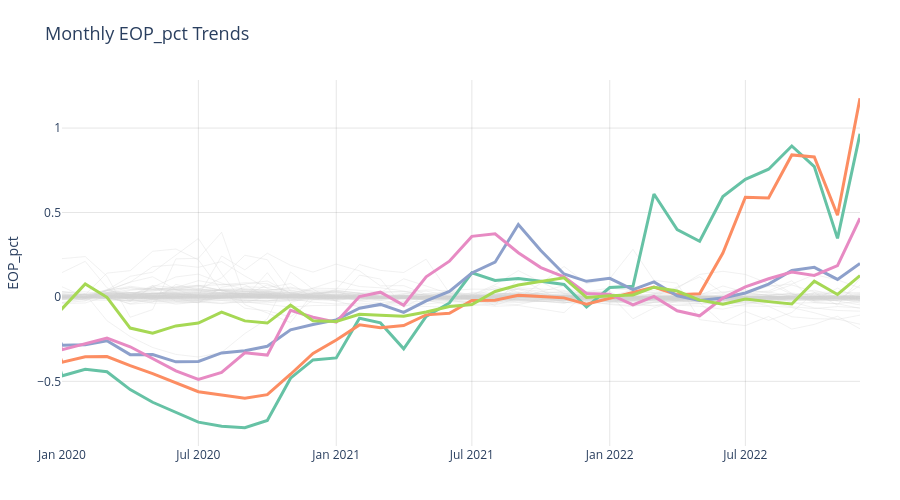

Notebook cell for this chart:
### Code cell
def tuple_to_rgb(color_tuple):
    # expects floats in 0-1
    r, g, b = color_tuple
    return f"rgb({int(r*255)}, {int(g*255)}, {int(b*255)})"

fig = go.Figure()

# 1️⃣ Background (grey lines)
for combo, subset in df_bg.groupby("combo"):
    fig.add_trace(
        go.Scatter(
            x=subset["month"],
            y=subset[eop_option],
            mode="lines",
            line=dict(color="lightgrey", width=0.8),
            opacity=0.4,
            name=combo,
            # hoverinfo="skip", 
            showlegend=False
        )
    )

# 2️⃣ Highlighted lines
for color, (i, j, k) in zip(highlight_colors, highlighted):
    combo = f"{i}-{j}-{k}"
    subset = df[df["combo"] == combo]
    if not subset.empty:
        color_str = tuple_to_rgb(color)  # convert to Plotly-compatible
        fig.add_trace(
            go.Scatter(
                x=subset["month"],
                y=subset[eop_option],
                mode="lines+text",
                line=dict(color=color_str, width=3),
                name=combo,
                text=[None] * (len(subset) - 1) + [combo],
                textposition="middle right",
                textfont=dict(color=color_str, size=11),
                hovertemplate=(
                    f"<b>{combo}</b><br>"
                    "Month: %{x|%b %Y}<br>"
                    f"{eop_option}: %{{y:.2f}}<extra></extra>"
                ),
                showlegend=False
            )
        )


# ---- Beautify ----
fig.update_layout(
    title=f"Monthly {eop_option} Trends",
    title_font=dict(size=18),
    xaxis_title="",
    yaxis_title=eop_option,
    template="plotly_white",
    width=900,
    height=500,
    margin=dict(l=40, r=40, t=80, b=40),
)

fig.update_xaxes(
    range=[x_min, df["month"].max()],
    showgrid=True,
    gridcolor="rgba(0,0,0,0.1)"
)
fig.update_yaxes(
    showgrid=True,
    gridcolor="rgba(0,0,0,0.1)"
)

fig.show()
